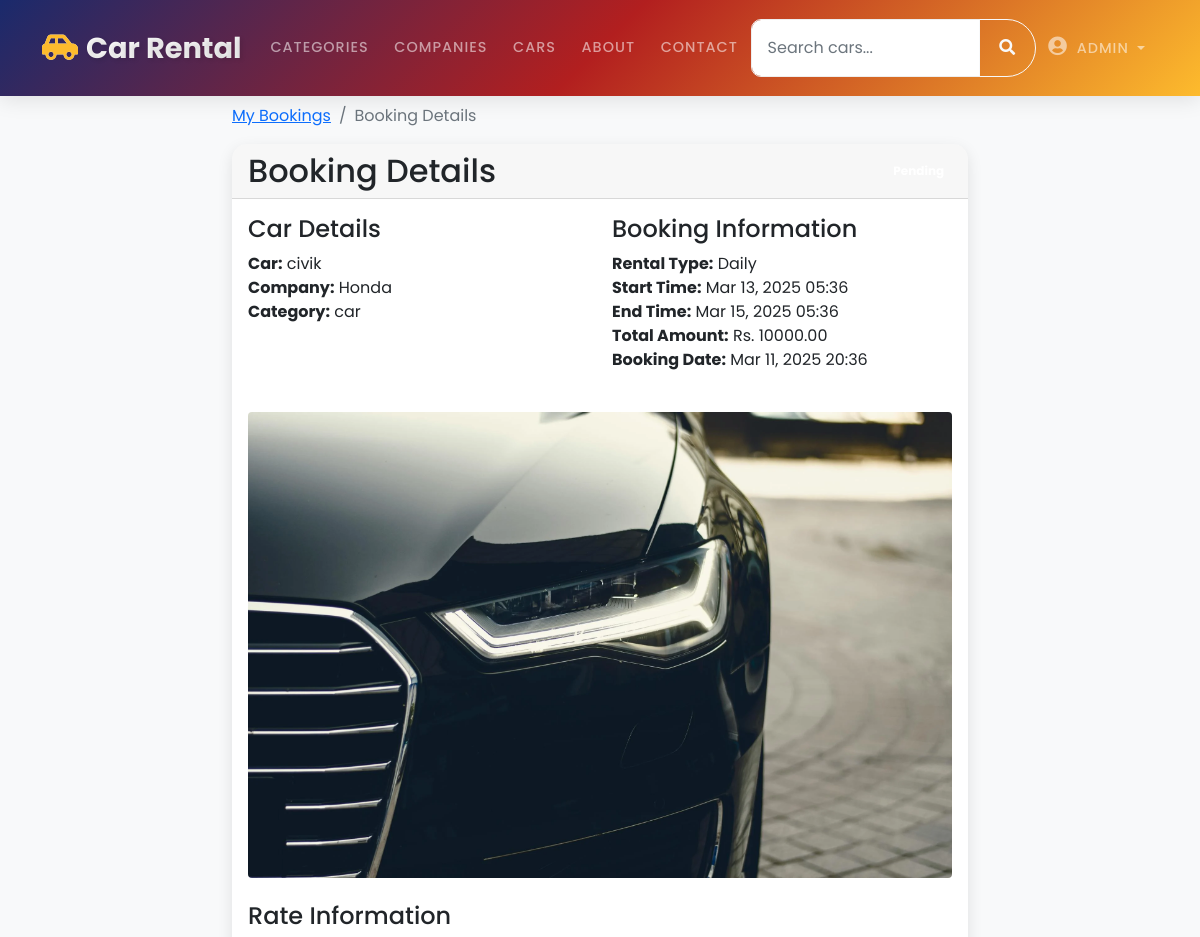
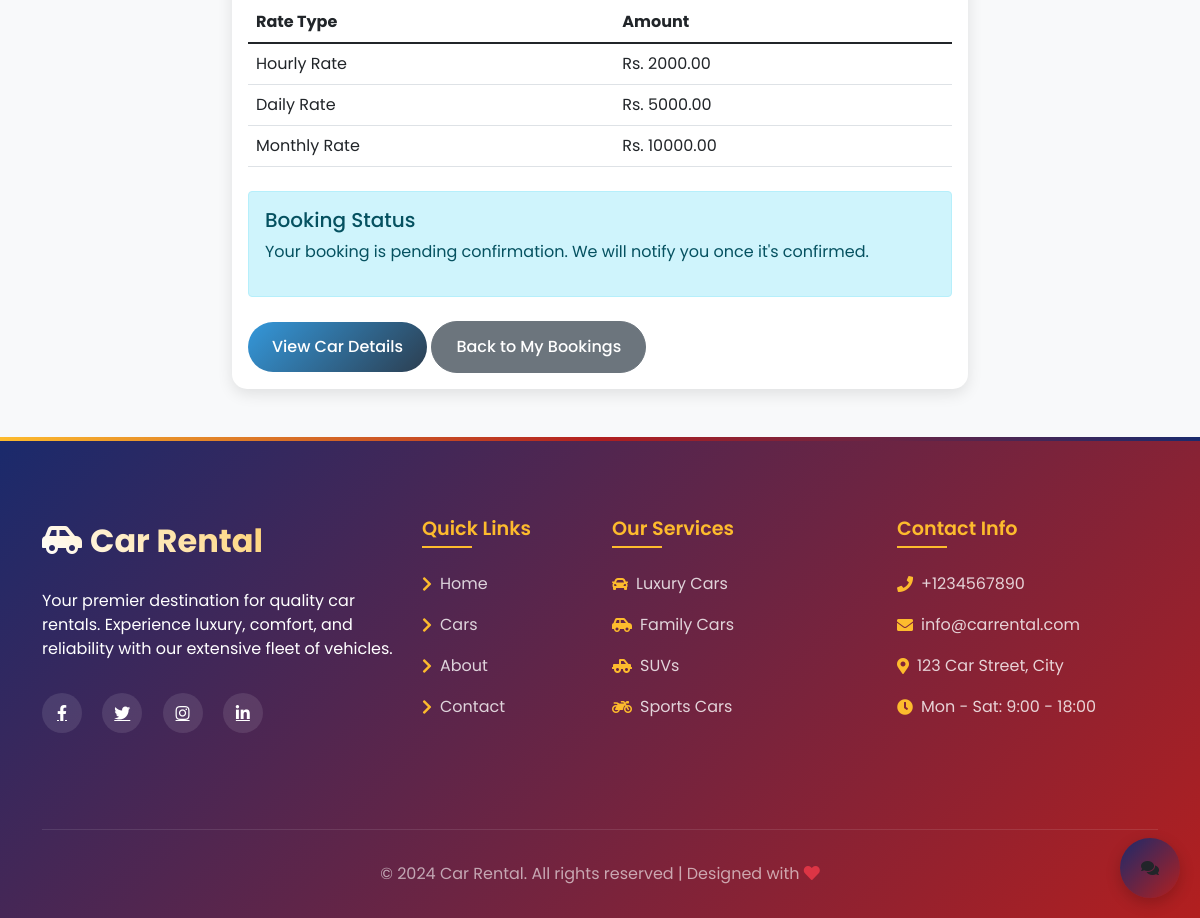
Screenshot of /bookings/1/ (signed in) with the database file from the repository (2 pictures, top to bottom).
### Carapp/models.py (models this page shows, shortened)
class Booking(models.Model):
    BOOKING_STATUS = [
        ('PENDING', 'Pending'),
        ('CONFIRMED', 'Confirmed'),
        ('CANCELLED', 'Cancelled'),
        ('COMPLETED', 'Completed'),
    ]
    RENTAL_TYPE = [
        ('HOURLY', 'Hourly'),
        ('DAILY', 'Daily'),
        ('MONTHLY', 'Monthly'),
    ]
    car = models.ForeignKey(Car, on_delete=models.CASCADE)
    user = models.ForeignKey(User, on_delete=models.CASCADE)
    rental_type = models.CharField(max_length=10, choices=RENTAL_TYPE)
    start_time = models.DateTimeField()
    end_time = models.DateTimeField()
    status = models.CharField(max_length=10, choices=BOOKING_STATUS, default='PENDING')
    total_amount = models.DecimalField(max_digits=10, decimal_places=2)
    booking_date = models.DateTimeField(auto_now_add=True)

class Car(models.Model):
    TRANSMISSION_CHOICES = [
        ('AUTO', 'Automatic'),
        ('MANUAL', 'Manual'),
    ]
    category = models.ForeignKey(Category, on_delete=models.CASCADE)
    company = models.ForeignKey(Company, on_delete=models.CASCADE)
    name = models.CharField(max_length=200)
    model_year = models.IntegerField()
    transmission = models.CharField(max_length=10, choices=TRANSMISSION_CHOICES)
    seats = models.IntegerField()
    hourly_rate = models.DecimalField(max_digits=10, decimal_places=2)
    daily_rate = models.DecimalField(max_digits=10, decimal_places=2)
    monthly_rate = models.DecimalField(max_digits=10, decimal_places=2)
    image1 = models.ImageField(upload_to='car_images/')
    image2 = models.ImageField(upload_to='car_images/', blank=True)
    image3 = models.ImageField(upload_to='car_images/', blank=True)
    description = models.TextField()
    is_available = models.BooleanField(default=True)
    average_rating = models.DecimalField(
        max_digits=3,
        decimal_places=2,
        default=0.00,
        validators=[MinValueValidator(0.0), MaxValueValidator(5.0)]
    )
    total_ratings = models.IntegerField(default=0)

class Company(models.Model):
    name = models.CharField(max_length=100)
    logo = models.ImageField(upload_to='company_logos/', blank=True)
    description = models.TextField(blank=True)
    class Meta:
        verbose_name_plural = "Companies"

class Category(models.Model):
    name = models.CharField(max_length=100)
    description = models.TextField(blank=True)
    class Meta:
        verbose_name_plural = "Categories"

### Carapp/views.py (the view)
# urls.py: path('bookings/<int:booking_id>/', views.booking_detail, name='booking_detail'),
@login_required
def booking_detail(request, booking_id):
    booking = get_object_or_404(Booking, pk=booking_id, user=request.user)
    return render(request, 'carapp/booking_detail.html', {
        'booking': booking
    })

### Carapp/templates/carapp/booking_detail.html (shortened to what this page needs)
{% extends 'carapp/base.html' %}
{% block content %}
<div class="container py-5">
    <div class="row">
        <div class="col-md-8 mx-auto">
            <nav aria-label="breadcrumb">
                <ol class="breadcrumb">
                    <li class="breadcrumb-item"><a href="{% url 'carapp:my_bookings' %}">My Bookings</a></li>
                    <li class="breadcrumb-item active">Booking Details</li>
                </ol>
            </nav>
            <div class="card">
                <div class="card-header d-flex justify-content-between align-items-center">
                    <h2 class="mb-0">Booking Details</h2>
                    <span class="badge bg-{{ booking.status|lower }}">{{ booking.get_status_display }}</span>
                </div>
                <div class="card-body">
                    <div class="row">
                        <div class="col-md-6">
                            <h4>Car Details</h4>
                            <p>
                                <strong>Car:</strong> {{ booking.car.name }}<br>
                                <strong>Company:</strong> {{ booking.car.company.name }}<br>
                                <strong>Category:</strong> {{ booking.car.category.name }}
                            </p>
                        </div>
                        <div class="col-md-6">
                            <h4>Booking Information</h4>
                            <p>
                                <strong>Rental Type:</strong> {{ booking.get_rental_type_display }}<br>
                                <strong>Start Time:</strong> {{ booking.start_time|date:"M d, Y H:i" }}<br>
                                <strong>End Time:</strong> {{ booking.end_time|date:"M d, Y H:i" }}<br>
                                <strong>Total Amount:</strong> Rs. {{ booking.total_amount }}<br>
                                <strong>Booking Date:</strong> {{ booking.booking_date|date:"M d, Y H:i" }}
                            </p>
                        </div>
                    </div>
                    {% if booking.car.image1 %}
                    <div class="mt-4">
                        <img src="{{ booking.car.image1.url }}" alt="{{ booking.car.name }}" class="img-fluid rounded">
                    </div>
                    {% endif %}
                    <div class="mt-4">
                        <h4>Rate Information</h4>
                        <table class="table">
                            <thead>
                                <tr>
                                    <th>Rate Type</th>
                                    <th>Amount</th>
                                </tr>
                            </thead>
                            <tbody>
                                <tr>
                                    <td>Hourly Rate</td>
                                    <td>Rs. {{ booking.car.hourly_rate }}</td>
                                </tr>
                                <tr>
                                    <td>Daily Rate</td>
                                    <td>Rs. {{ booking.car.daily_rate }}</td>
                                </tr>
                                <tr>
                                    <td>Monthly Rate</td>
                                    <td>Rs. {{ booking.car.monthly_rate }}</td>
                                </tr>
                            </tbody>
                        </table>
                    </div>
                    {% if booking.status == 'PENDING' %}
                    <div class="mt-4">
                        <div class="alert alert-info">
                            <h5>Booking Status</h5>
                            <p>Your booking is pending confirmation. We will notify you once it's confirmed.</p>
                        </div>
                    </div>
                    {% endif %}
                    <div class="mt-4">
                        <a href="{% url 'carapp:car_detail' booking.car.id %}" class="btn btn-primary">View Car Details</a>
                        <a href="{% url 'carapp:my_bookings' %}" class="btn btn-secondary">Back to My Bookings</a>
                    </div>
                </div>
            </div>
        </div>
    </div>
</div>
{% endblock %}

### Carapp/templates/carapp/base.html (shortened to what this page needs)
{% load static %}
<!DOCTYPE html>
<html lang="en">
<head>
    <link href="https://cdn.jsdelivr.net/npm/bootstrap@5.1.3/dist/css/bootstrap.min.css" rel="stylesheet">
    <link href="https://cdnjs.cloudflare.com/ajax/libs/font-awesome/5.15.4/css/all.min.css" rel="stylesheet">
    <link rel="stylesheet" href="https://cdnjs.cloudflare.com/ajax/libs/animate.css/4.1.1/animate.min.css">
    <link rel="stylesheet" href="{% static 'carapp/style.css' %}">
</head>
<body>
    <nav class="navbar navbar-expand-lg navbar-dark bg-dark fixed-top">
        <div class="container">
            <a class="navbar-brand" href="{% url 'carapp:home' %}">
                <i class="fas fa-car-side me-2"></i>Car Rental
            </a>
            <div class="collapse navbar-collapse" id="navbarNav">
                <ul class="navbar-nav me-auto">
                    <li class="nav-item">
                        <a class="nav-link" href="{% url 'carapp:category_list' %}">Categories</a>
                    </li>
                    <li class="nav-item">
                        <a class="nav-link" href="{% url 'carapp:company_list' %}">Companies</a>
                    </li>
                    <li class="nav-item">
                        <a class="nav-link" href="{% url 'carapp:car_list' %}">Cars</a>
                    </li>
                    <li class="nav-item">
                        <a class="nav-link" href="{% url 'carapp:about' %}">About</a>
                    </li>
                    <li class="nav-item">
                        <a class="nav-link" href="{% url 'carapp:contact' %}">Contact</a>
                    </li>
                </ul>
                <form class="d-flex mx-auto" action="{% url 'carapp:search_cars' %}" method="GET">
                    <div class="input-group">
                        <input type="search" name="q" class="form-control search-input" placeholder="Search cars..." aria-label="Search">
                        <button class="btn btn-outline-light" type="submit">
                            <i class="fas fa-search"></i>
                        </button>
                    </div>
                </form>
                <div class="navbar-nav">
                    {% if user.is_authenticated %}
                        <div class="nav-item dropdown">
                            <a class="nav-link dropdown-toggle" href="#" id="profileDropdown" role="button" data-bs-toggle="dropdown" aria-expanded="false">
                                <i class="fas fa-user-circle me-1"></i>
                                {{ user.username }}
                            </a>
                        </div>
                    {% else %}
                        <a class="nav-link" href="{% url 'login' %}">
                            <i class="fas fa-sign-in-alt me-1"></i>Login
                        </a>
                    {% endif %}
                </div>
            </div>
        </div>
    </nav>
    <div style="margin-top: 56px;">
        {% block content %}
        {% endblock %}
    </div>
    <div class="chatbot-toggle" onclick="toggleChatbot()">
        <i class="fas fa-comments"></i>
    </div>
    <footer>
        <div class="container">
            <div class="row">
                <div class="col-lg-4 col-md-6">
                    <div class="footer-section">
                        <div class="footer-brand">
                            <i class="fas fa-car-side me-2"></i>Car Rental
                        </div>
                        <p>Your premier destination for quality car rentals. Experience luxury, comfort, and reliability with our extensive fleet of vehicles.</p>
                        <div class="footer-social">
                            <a href="#"><i class="fab fa-facebook-f"></i></a>
                            <a href="#"><i class="fab fa-twitter"></i></a>
                            <a href="#"><i class="fab fa-instagram"></i></a>
                            <a href="#"><i class="fab fa-linkedin-in"></i></a>
                        </div>
                    </div>
                </div>
                <div class="col-lg-2 col-md-6">
                    <div class="footer-section">
                        <h5>Quick Links</h5>
                        <ul class="footer-links">
                            <li><a href="{% url 'carapp:home' %}"><i class="fas fa-chevron-right"></i>Home</a></li>
                            <li><a href="{% url 'carapp:car_list' %}"><i class="fas fa-chevron-right"></i>Cars</a></li>
                            <li><a href="{% url 'carapp:about' %}"><i class="fas fa-chevron-right"></i>About</a></li>
                            <li><a href="{% url 'carapp:contact' %}"><i class="fas fa-chevron-right"></i>Contact</a></li>
                        </ul>
                    </div>
                </div>
                <div class="col-lg-3 col-md-6">
                    <div class="footer-section">
                        <h5>Our Services</h5>
                        <ul class="footer-links">
                            <li><a href="#"><i class="fas fa-car"></i>Luxury Cars</a></li>
                            <li><a href="#"><i class="fas fa-car-side"></i>Family Cars</a></li>
                            <li><a href="#"><i class="fas fa-truck-pickup"></i>SUVs</a></li>
                            <li><a href="#"><i class="fas fa-motorcycle"></i>Sports Cars</a></li>
                        </ul>
                    </div>
                </div>
                <div class="col-lg-3 col-md-6">
                    <div class="footer-section">
                        <h5>Contact Info</h5>
                        <ul class="footer-links">
                            <li><a href="#"><i class="fas fa-phone"></i>+1234567890</a></li>
                            <li><a href="#"><i class="fas fa-envelope"></i>info@carrental.com</a></li>
                            <li><a href="#"><i class="fas fa-map-marker-alt"></i>123 Car Street, City</a></li>
                            <li><a href="#"><i class="fas fa-clock"></i>Mon - Sat: 9:00 - 18:00</a></li>
                        </ul>
                    </div>
                </div>
            </div>
            <div class="footer-bottom">
                <p>&copy; 2024 Car Rental. All rights reserved | Designed with <i class="fas fa-heart text-danger"></i></p>
            </div>
        </div>
    </footer>
</body>
</html>

### rows the page displays
Booking: car.name "civik", car.company.name "Honda", car.category.name "car", rental_type "Daily", start_time "Mar 13, 2025 05:36", end_time "Mar 15, 2025 05:36", total_amount "10000.00", booking_date "Mar 11, 2025 20:36", car.image1 (picture), car.hourly_rate "2000.00", car.daily_rate "5000.00", car.monthly_rate "10000.00"

### other values shown
{{ user.username }} "ADMIN"
